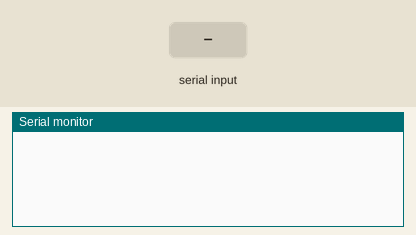
Recording of a sketch running on a simulated Arduino Uno, built with avr-gcc and run on an emulated ATmega328P. Shown: the last lines printed to the serial monitor. The inputs (shaded band) are chosen by the test bench.

Above: at 1.2 s.
1.3 s: "1" received over Serial
At 2.1 s:
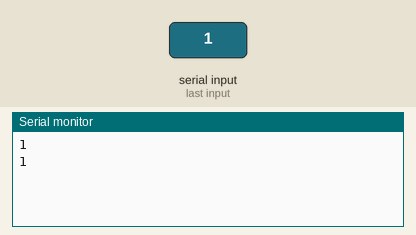
2.8 s: "0" received over Serial
At 3.3 s:
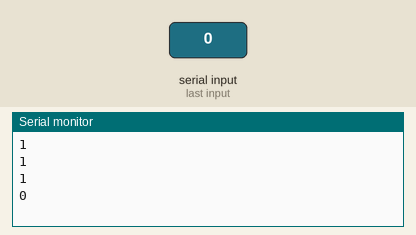
4.3 s: "2" received over Serial
At 5.6 s:
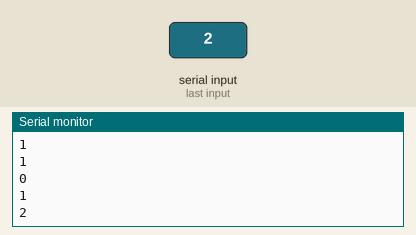
Timing chart, 0 to 7.3 s (numbered marks = the images above; inputs shaded):
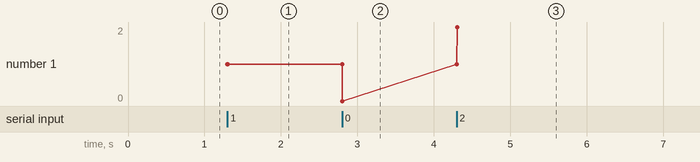

The sketch:

sketch_aug18a.ino
```cpp
void setup() {
  // put your setup code here, to run once:

  Serial.begin(9600);

}

void loop() {
  // put your main code here, to run repeatedly:

  char a;
  if(Serial.available()){
    Serial.println(Serial.available());
    a = char(Serial.read());
    Serial.println(a);
  }

}
```

Measured:
- after the input at 1.3 s, the serial monitor: prints a new line at once (image 1)
- after the input at 2.8 s, the serial monitor: prints a new line at once (image 2)
- after the input at 4.3 s, the serial monitor: prints a new line at once (image 3)
- plotted number 1: 1 → 0 after the input at 2.8 s, 0 → 2 after the input at 4.3 s
